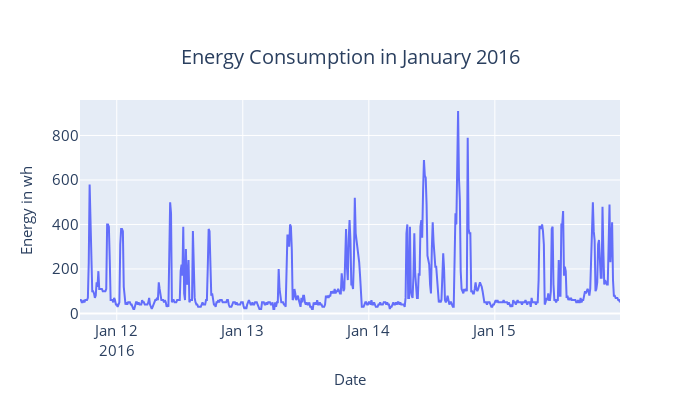

This figure's notebook cell:
### Code cell
fig = px.line(df_energy.loc["2016-01-11":"2016-01-15",:], y="energy", title="Energy Consumption in January 2016")
fig = decorate_plot(fig, ylabel="Energy in wh", xlabel="Date")
fig.show()

### Figure 1 — Plotly figure (JSON) as saved in the notebook; plotly's stock layout.template omitted (floating-point values rounded to 4 significant figures; data arrays with more than 128 entries replaced by an {"elided": "..."} marker saying what was removed)
{"data": [{"hovertemplate": "date=%{x}<br>energy=%{y}<extra></extra>", "legendgroup": "", "line": {"color": "#636efa", "dash": "solid"}, "marker": {"symbol": "circle"}, "mode": "lines", "name": "", "orientation": "v", "showlegend": false, "type": "scatter", "x": {"elided": "618 str values"}, "xaxis": "x", "y": {"elided": "618 int values"}, "yaxis": "y"}], "layout": {"autosize": false, "height": 400, "legend": {"font": {"size": 15}, "orientation": "h", "title": {}, "tracegroupgap": 0, "x": 1, "xanchor": "right", "y": 0.98, "yanchor": "bottom"}, "title": {"font": {"size": 20}, "text": "Energy Consumption in January 2016", "x": 0.5, "xanchor": "center", "yanchor": "top"}, "width": 700, "xaxis": {"anchor": "y", "domain": [0, 1], "tickfont": {"size": 15}, "title": {"font": {"size": 15}, "text": "Date"}}, "yaxis": {"anchor": "x", "domain": [0, 1], "tickfont": {"size": 15}, "title": {"font": {"size": 15}, "text": "Energy in wh"}}}}
